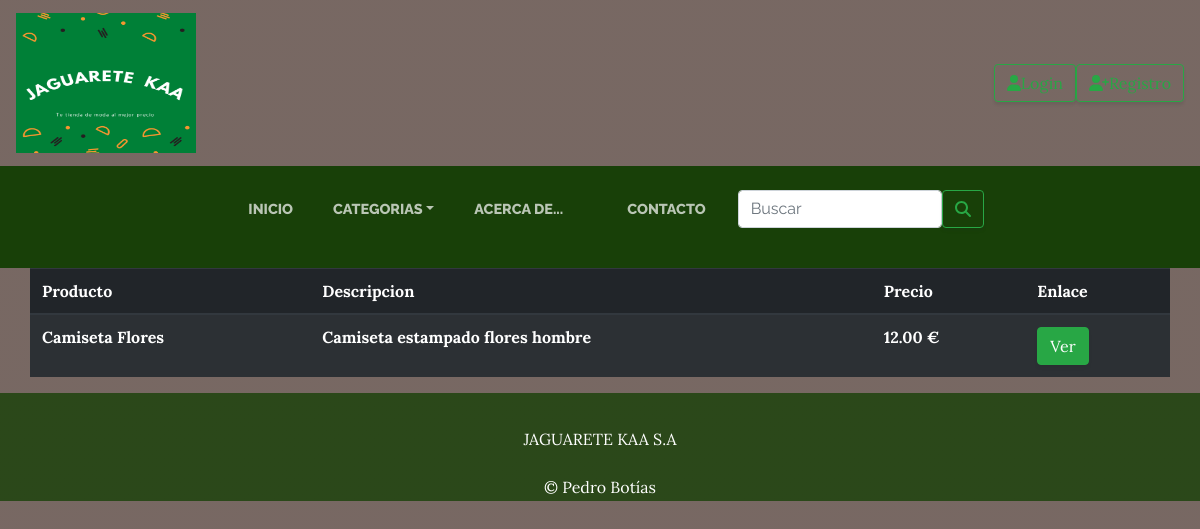
The app's page /categoria/1/ with its own data.
### productos/models.py (models this page shows, shortened)
class Producto(models.Model):
    nombre = models.CharField(max_length=50)
    categorias = models.ForeignKey(Categoria, related_name="productos", on_delete=models.CASCADE)
    imagen = models.ImageField(upload_to='tienda', null=True, blank=True)
    precio = models.FloatField()
    descripcion = models.TextField(max_length=250)
    created = models.DateTimeField(auto_now_add=True)
    updated = models.DateTimeField(auto_now_add=True)
    class Meta:
        verbose_name = 'Producto'
        verbose_name_plural ='Productos'
        ordering = ['-created']

### productos/views.py (the view)
# urls.py: path('categoria/<int:categoria_id>/', views.categoria, name='Categoria'),
def categoria(request, categoria_id):
    productos = Producto.objects.filter(categorias_id=categoria_id)
    return render(request,'productos/categoria.html',{'productos': productos})

### carro/context_processor.py (called while the page is built)
def importe_total_carro(request):
    total = 0.0
    if request.user.is_authenticated:
        if 'carro' in request.session:
            for key, value in request.session["carro"].items():
                total = total + float(value["precio"])
    return {"importe_total_carro":total}

### productos/context_processors.py (called while the page is built)
def listarCategorias(request):
    categorias = Categoria.objects.all()
    return {'categorias': categorias}

### productos/templates/productos/categoria.html
{% extends 'tiendaApp/base.html' %}
{% load static %}
{% block content %}
<div class="container">
    <div class="row">
        <table class="table table-dark table-striped">
            <thead>
            <tr>
            <th scope="col">Producto</th>
            <th scope="col">Descripcion</th>
            <th scope="col">Precio</th>
            <th scope="col">Enlace</th>
            </tr>
        </thead>
        {% for producto in productos %}
        <tbody>
            <tr>
            <th scope="row">{{ producto.nombre }}</th>
            <th scope="row">{{ producto.descripcion}}</th>
            <th scope="row">{{ producto.precio|floatformat:2 }}&nbsp;€</th>
            <th scope="row"><a href="{% url 'Producto_detalle' producto.id %}" class="btn btn-success">Ver</a></th>
            </tr>
        </tbody>
        {% endfor %}
        </table>
    </div>
</div>
{% endblock %}

### tiendaApp/static/tiendaApp/css/gestion.css (style rules this page uses)
body { font-family: 'Lora'; background: linear-gradient(rgba(47, 23, 15, 0.65), rgba(47, 23, 15, 0.65)), url("../img/bg_main.jpg"); background-attachment: fixed; background-position: center; background-size: cover; }
.btn { box-shadow: 0px 3px 3px 0px rgba(33, 37, 41, 0.1); }

### records on screen
Producto: nombre "Camiseta Flores", descripcion "Camiseta estampado flores hombre", precio "12.00"
